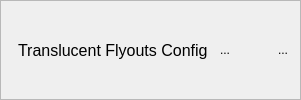
     <widget class="QFrame" name="titlebarFrame">
      <property name="frameShape">
       <enum>QFrame::StyledPanel</enum>
      </property>
      <property name="frameShadow">
       <enum>QFrame::Raised</enum>
      </property>
      <layout class="QHBoxLayout" name="horizontalLayout">
       <property name="spacing">
        <number>5</number>
       </property>
       <property name="leftMargin">
        <number>5</number>
       </property>
       <property name="topMargin">
        <number>5</number>
       </property>
       <property name="rightMargin">
        <number>5</number>
       </property>
       <property name="bottomMargin">
        <number>5</number>
       </property>
       <item>
        <widget class="QLabel" name="logo">
         <property name="maximumSize">
          <size>
           <width>30</width>
           <height>30</height>
          </size>
         </property>
         <property name="text">
          <string/>
         </property>
         <property name="pixmap">
          <pixmap>../Assets/icons/logo.png</pixmap>
         </property>
         <property name="scaledContents">
          <bool>true</bool>
         </property>
        </widget>
       </item>
       <item>
        <widget class="QLabel" name="title">
         <property name="font">
          <font>
           <pointsize>12</pointsize>
          </font>
         </property>
         <property name="cursor">
          <cursorShape>OpenHandCursor</cursorShape>
         </property>
         <property name="text">
          <string>Translucent Flyouts Config</string>
         </property>
        </widget>
       </item>
       <item>
        <widget class="QToolButton" name="minimizeButton">
         <property name="text">
          <string>...</string>
         </property>
         <property name="icon">
          <iconset>
           <normaloff>../Assets/icons/minimize_icon.png</normaloff>../Assets/icons/minimize_icon.png</iconset>
         </property>
         <property name="iconSize">
          <size>
           <width>14</width>
           <height>14</height>
          </size>
         </property>
         <property name="autoRaise">
          <bool>true</bool>
         </property>
        </widget>
       </item>
       <item>
        <widget class="QToolButton" name="settingsButton">
         <property name="text">
          <string/>
         </property>
         <property name="icon">
          <iconset>
           <normaloff>../Assets/icons/settings_icon.png</normaloff>../Assets/icons/settings_icon.png</iconset>
         </property>
         <property name="autoRaise">
          <bool>true</bool>
         </property>
        </widget>
       </item>
       <item>
        <widget class="QToolButton" name="closeButton">
         <property name="text">
          <string>...</string>
         </property>
         <property name="icon">
          <iconset>
           <normaloff>../Assets/icons/close_icon.png</normaloff>../Assets/icons/close_icon.png</iconset>
         </property>
         <property name="iconSize">
          <size>
           <width>20</width>
           <height>20</height>
          </size>
         </property>
         <property name="autoRaise">
          <bool>true</bool>
         </property>
        </widget>
       </item>
      </layout>
     </widget>
